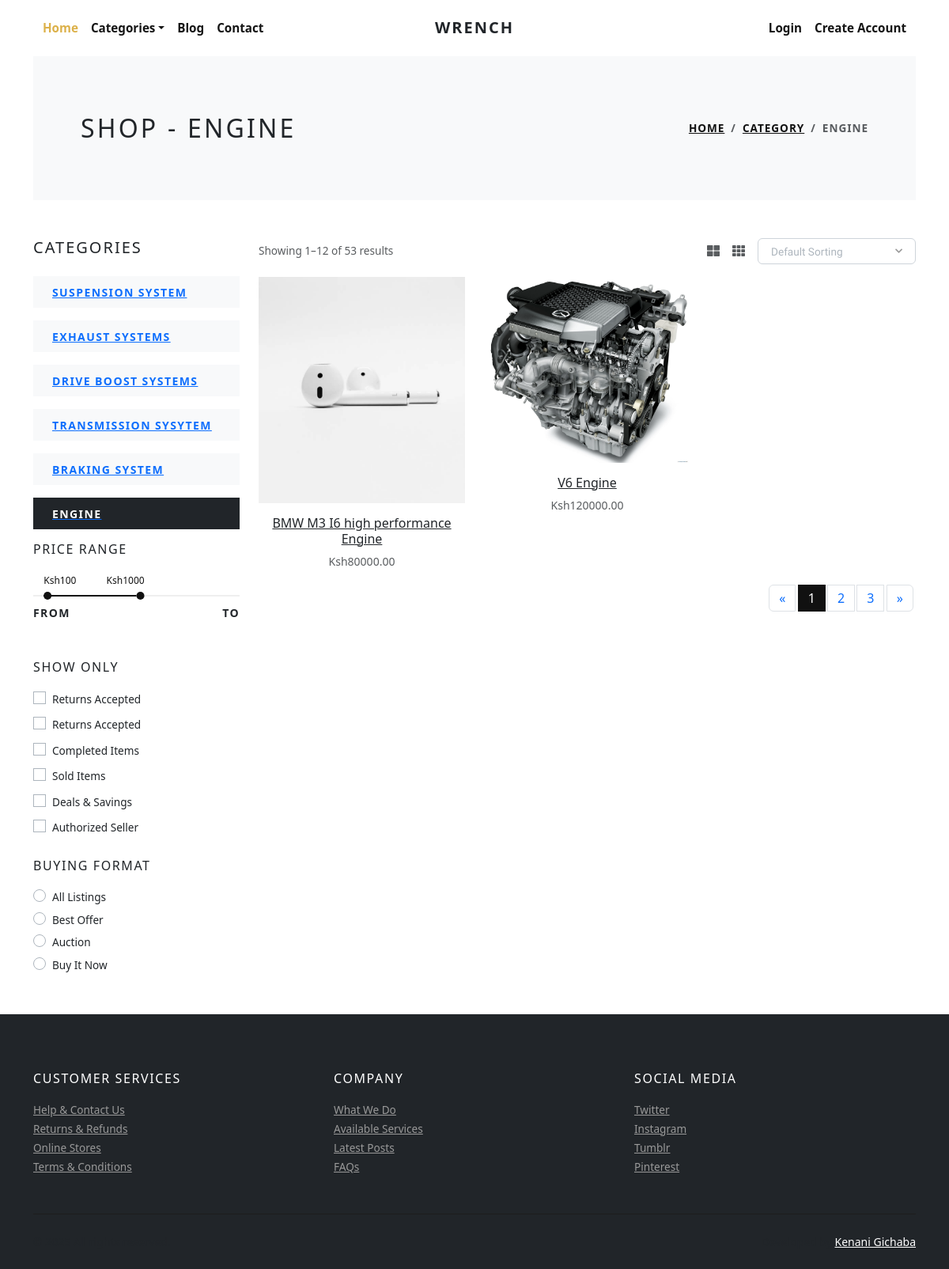
The app's page /engine/ with its own data.
### store/models.py (models this page shows, shortened)
class Category(models.Model):
    title = models.CharField(max_length=50, verbose_name="Category Title")
    slug = models.SlugField(max_length=55, verbose_name="Category Slug")
    description = models.TextField(blank=True, verbose_name="Category Description")
    category_image = models.ImageField(upload_to='category', blank=True, null=True, verbose_name="Category Image")
    is_active = models.BooleanField(verbose_name="Is Active?")
    is_featured = models.BooleanField(verbose_name="Is Featured?")
    created_at = models.DateTimeField(auto_now_add=True, verbose_name="Created Date")
    updated_at = models.DateTimeField(auto_now=True, verbose_name="Updated Date")
    class Meta:
        verbose_name_plural = 'Categories'
        ordering = ('-created_at', )

class Product(models.Model):
    title = models.CharField(max_length=150, verbose_name="Product Title")
    slug = models.SlugField(max_length=160, verbose_name="Product Slug")
    sku = models.CharField(max_length=255, unique=True, verbose_name="Unique Product ID (SKU)")
    short_description = models.TextField(verbose_name="Short Description")
    detail_description = models.TextField(blank=True, null=True, verbose_name="Detail Description")
    product_image = models.ImageField(upload_to='product', blank=True, null=True, verbose_name="Product Image")
    price = models.DecimalField(max_digits=8, decimal_places=2)
    category = models.ForeignKey(Category, verbose_name="Product Categoy", on_delete=models.CASCADE)
    is_active = models.BooleanField(verbose_name="Is Active?")
    is_featured = models.BooleanField(verbose_name="Is Featured?")
    created_at = models.DateTimeField(auto_now_add=True, verbose_name="Created Date")
    updated_at = models.DateTimeField(auto_now=True, verbose_name="Updated Date")
    vendor = models.ForeignKey('Vendor', on_delete=models.CASCADE, related_name='products', null=True, blank=True)
    class Meta:
        verbose_name_plural = 'Products'
        ordering = ('-created_at', )

### store/views.py (the view)
# urls.py: path('<slug:slug>/', views.category_products, name="category-products"),
def category_products(request, slug):
    category = get_object_or_404(Category, slug=slug)
    products = Product.objects.filter(is_active=True, category=category)
    categories = Category.objects.filter(is_active=True)
    context = {
        'category': category,
        'products': products,
        'categories': categories,
    }
    return render(request, 'store/category_products.html', context)

### store/context_preprocessors.py (called while the page is built)
def store_menu(request):
    categories = Category.objects.filter(is_active=True)
    context = {
        'categories_menu': categories,
    }
    return context

def cart_menu(request):
    if request.user.is_authenticated:
        cart_items= Cart.objects.filter(user=request.user)
        context = {
            'cart_items': cart_items,
        }
    else:
        context = {}
    return context

### templates/store/category_products.html (shortened to what this page needs)
{% extends 'base.html' %}
{% load static %}
    {% block content %}
      <div class="container">
        <section class="py-5 bg-light">
          <div class="container">
            <div class="row px-4 px-lg-5 py-lg-4 align-items-center">
              <div class="col-lg-6">
                <h1 class="h2 text-uppercase mb-0">Shop - {{category.title}}</h1>
              </div>
              <div class="col-lg-6 text-lg-right">
                <nav aria-label="breadcrumb">
                  <ol class="breadcrumb justify-content-lg-end mb-0 px-0">
                    <li class="breadcrumb-item"><a href="{% url 'store:home' %}">Home</a></li>
                    <li class="breadcrumb-item"><a href="{% url 'store:all-categories' %}">Category</a></li>
                    <li class="breadcrumb-item active" aria-current="page">{{category.title}}</li>
                  </ol>
                </nav>
              </div>
            </div>
          </div>
        </section>
        <section class="py-5">
          <div class="container p-0">
            <div class="row">
              <div class="col-lg-3 order-2 order-lg-1">
                <h5 class="text-uppercase mb-4">Categories</h5>
                {% if categories %}
                  {% for cat in categories %}
                    <a href="{% url 'store:category-products' cat.slug %}">
                      <div class="py-2 px-4 {% if category == cat %}bg-dark text-white {% else %}bg-light{% endif %} mb-3">
                        <strong class="small text-uppercase font-weight-bold">{{cat.title}}</strong>
                      </div>
                    </a>
                  {% endfor %}
                {% endif %}
                <h6 class="text-uppercase mb-4">Price range</h6>
                <div class="price-range pt-4 mb-5">
                  <div id="range"></div>
                  <div class="row pt-2">
                    <div class="col-6"><strong class="small font-weight-bold text-uppercase">From</strong></div>
                    <div class="col-6 text-right"><strong class="small font-weight-bold text-uppercase">To</strong></div>
                  </div>
                </div>
                <h6 class="text-uppercase mb-3">Show only</h6>
                <div class="custom-control custom-checkbox mb-1">
                  <label class="custom-control-label text-small" for="customCheck1">Returns Accepted</label>
                </div>
                <div class="custom-control custom-checkbox mb-1">
                  <label class="custom-control-label text-small" for="customCheck2">Returns Accepted</label>
                </div>
                <div class="custom-control custom-checkbox mb-1">
                  <label class="custom-control-label text-small" for="customCheck3">Completed Items</label>
                </div>
                <div class="custom-control custom-checkbox mb-1">
                  <label class="custom-control-label text-small" for="customCheck4">Sold Items</label>
                </div>
                <div class="custom-control custom-checkbox mb-1">
                  <label class="custom-control-label text-small" for="customCheck5">Deals &amp; Savings</label>
                </div>
                <div class="custom-control custom-checkbox mb-4">
                  <label class="custom-control-label text-small" for="customCheck6">Authorized Seller</label>
                </div>
                <h6 class="text-uppercase mb-3">Buying format</h6>
                <div class="custom-control custom-radio">
                  <label class="custom-control-label text-small" for="customRadio1">All Listings</label>
                </div>
                <div class="custom-control custom-radio">
                  <label class="custom-control-label text-small" for="customRadio2">Best Offer</label>
                </div>
                <div class="custom-control custom-radio">
                  <label class="custom-control-label text-small" for="customRadio3">Auction</label>
                </div>
                <div class="custom-control custom-radio">
                  <label class="custom-control-label text-small" for="customRadio4">Buy It Now</label>
                </div>
              </div>
              <div class="col-lg-9 order-1 order-lg-2 mb-5 mb-lg-0">
                <div class="row mb-3 align-items-center">
                  <div class="col-lg-6 mb-2 mb-lg-0">
                    <p class="text-small text-muted mb-0">Showing 1–12 of 53 results</p>
                  </div>
                  <div class="col-lg-6">
                    <ul class="list-inline d-flex align-items-center justify-content-lg-end mb-0">
                      <li class="list-inline-item text-muted mr-3"><a class="reset-anchor p-0" href="#"><i class="fas fa-th-large"></i></a></li>
                      <li class="list-inline-item text-muted mr-3"><a class="reset-anchor p-0" href="#"><i class="fas fa-th"></i></a></li>
                      <li class="list-inline-item">
                      </li>
                    </ul>
                  </div>
                </div>
                <div class="row">
                  {% if products %}
                    {% for product in products %}
                      <div class="col-lg-4 col-sm-6">
                        <div class="product text-center">
                          <div class="mb-3 position-relative">
                            <a class="d-block" href="{% url 'store:product-detail' product.slug %}">
                              {% if product.product_image %}
                                <img class="img-fluid w-100" src="{{product.product_image.url}}" alt="{{product.title}}">
                              {% else %}
                                <img class="img-fluid w-100" src="{% static 'img/product-1.jpg' %}" alt="{{product.title}}">
                              {% endif %}
                            </a>
                          </div>
                          <h6> <a class="reset-anchor" href="{% url 'store:product-detail' product.slug %}">{{product.title}}</a></h6>
                          <p class="small text-muted">Ksh{{product.price}}</p>
                        </div>
                      </div>
                    {% endfor %}
                  {% endif %}
                </div>
                <nav aria-label="Page navigation example">
                  <ul class="pagination justify-content-center justify-content-lg-end">
                    <li class="page-item"><a class="page-link" href="#" aria-label="Previous"><span aria-hidden="true">«</span></a></li>
                    <li class="page-item active"><a class="page-link" href="#">1</a></li>
                    <li class="page-item"><a class="page-link" href="#">2</a></li>
                    <li class="page-item"><a class="page-link" href="#">3</a></li>
                    <li class="page-item"><a class="page-link" href="#" aria-label="Next"><span aria-hidden="true">»</span></a></li>
                  </ul>
                </nav>
              </div>
            </div>
          </div>
        </section>
      </div>
      {% endblock content %}

### wrenchshop/static/css/style.default.css (style rules this page uses)
.text-small { font-size: 0.85rem !important; }
strong { font-weight: 700; }
.product img { -webkit-filter: grayscale(40%); filter: grayscale(40%); transition: all 0.3s; }
.text-uppercase { text-transform: uppercase; letter-spacing: 0.1em; }
.reset-anchor { color: inherit; transition: all 0.3s; }
.noUi-target { background: #efefef; border-radius: 0; border: none; box-shadow: none; }
.noUi-horizontal { height: 2px; }
body { font-family: "Libre Franklin", sans-serif; font-size: 1rem; font-weight: 400; line-height: 1.5; color: #111111; background-color: #fff; }
a { color: #dcb14a; text-decoration: none; }
h1, h2, h3, h4, h5, h6, .h1, .h2, .h3, .h4, .h5, .h6 { margin-bottom: 0.5rem; font-family: inherit; font-weight: 900; line-height: 1.2; color: inherit; }
h1, .h1 { font-size: 2.2rem; }
h2, .h2 { font-size: 1.9rem; }
h5, .h5 { font-size: 1.15rem; }
h6, .h6 { font-size: 1rem; }
small, .small { font-size: 80%; font-weight: 400; }
.page-item:first-child .page-link { border-top-left-radius: 0; border-bottom-left-radius: 0; }
.page-item:last-child .page-link { border-top-right-radius: 0; border-bottom-right-radius: 0; }
.page-item.active .page-link { color: #fff; background-color: #111111; border-color: #111111; }
.page-link { padding: 0.5rem 0.75rem; line-height: 1.25; color: #111111; background-color: none; border: 1px solid #eee; margin: 0.2rem; transition: all 0.3s; }
.bg-light { background-color: #f8f9fa !important; }
.bg-dark { background-color: #111111 !important; }
.custom-checkbox .custom-control-label::before { border-radius: 0; }
.custom-radio .custom-control-label::before { border-radius: 50%; }
.custom-control-label { font-weight: 400; line-height: 2.1em; cursor: pointer; }
.breadcrumb { background: #f8f9fa; }
.breadcrumb-item { font-size: 0.85rem; text-transform: uppercase; letter-spacing: 0.07em; font-weight: 900; color: #111111; }
.breadcrumb-item a { color: inherit; transition: all 0.3s; }
.breadcrumb-item.active { color: #aaa; }

### wrenchshop/static/css/custom.css (style rules this page uses)
.container { max-width: 500px; }

### records on screen
Category: title "ENGINE"
Category: title "SUSPENSION SYSTEM"
Category: title "EXHAUST SYSTEMS"
Category: title "DRIVE BOOST SYSTEMS"
Category: title "TRANSMISSION SYSYTEM"
Category: title "BRAKING SYSTEM"
Product: title "BMW M3 I6 high performance Engine", price "80000.00"
Product: product_image (picture), title "V6 Engine", price "120000.00"
